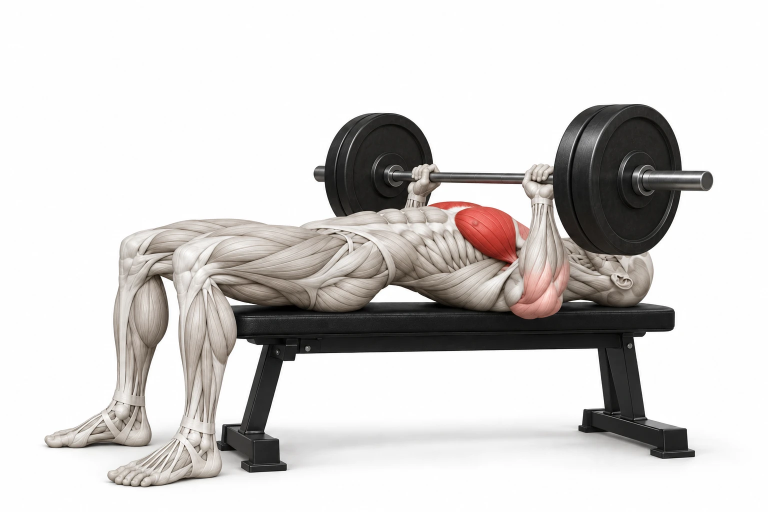
#> input picture tools/exercise-animation/exercises/bench_press/A.webp, 1536 x 1024 px, found by its file name (shown at 1/2 size)
$ python rig_helper.py diff A.webp B.webp out.png
#> lines starting #> are read from the running program, lines starting #| are printed output that depends on the picture; after the words box and inside, x2 and y2 are one past the last pixel; in counts of white or black regions, pixels touching at a corner belong together
#!/usr/bin/env python3
"""Small helpers to write a rig JSON for a new exercise.

  python rig_helper.py diff A.webp B.webp out.png
      Shows what moves between the two images (white = different).

  python rig_helper.py grid IMAGE x0 y0 x1 y1 out.png [--step 10] [--zoom 3]
      Zoomed crop with a labelled pixel grid, to read joint positions and
      polygon corners (red lines every 100 px).

  python animate.py RIG --out DIR/name --debug --no-video
      Then check DIR/name_debug/rig_overlay_A.png / _B.png (polygons, joints,
      keypoints drawn on the images) and static_plate.png.
"""
import argparse

import cv2
import numpy as np


def grid(im, x0, y0, x1, y1, step):
    c = im[y0:y1, x0:x1].copy()
    for x in range((x0 // step + 1) * step, x1, step):
        cv2.line(c, (x - x0, 0), (x - x0, y1 - y0), (0, 0, 255) if x % 100 == 0 else (255, 180, 180), 1)
    for y in range((y0 // step + 1) * step, y1, step):
        cv2.line(c, (0, y - y0), (x1 - x0, y - y0), (0, 0, 255) if y % 100 == 0 else (255, 180, 180), 1)
    for x in range((x0 // 100 + 1) * 100, x1, 100):
        cv2.putText(c, str(x), (x - x0 + 2, 12), 0, 0.4, (0, 0, 200), 1)
    for y in range((y0 // 100 + 1) * 100, y1, 100):
        cv2.putText(c, str(y), (2, y - y0 - 2), 0, 0.4, (0, 0, 200), 1)
    return c


def main():
    ap = argparse.ArgumentParser(description=__doc__, formatter_class=argparse.RawDescriptionHelpFormatter)
    sub = ap.add_subparsers(dest="cmd", required=True)
    d = sub.add_parser("diff")
    d.add_argument("a"); d.add_argument("b"); d.add_argument("out")
    g = sub.add_parser("grid")
    g.add_argument("image"); g.add_argument("x0", type=int); g.add_argument("y0", type=int)
    g.add_argument("x1", type=int); g.add_argument("y1", type=int); g.add_argument("out")
    g.add_argument("--step", type=int, default=10); g.add_argument("--zoom", type=float, default=3)
    a = ap.parse_args()
    if a.cmd == "diff":
        A = cv2.imread(a.a).astype(np.int16)
        B = cv2.imread(a.b).astype(np.int16)
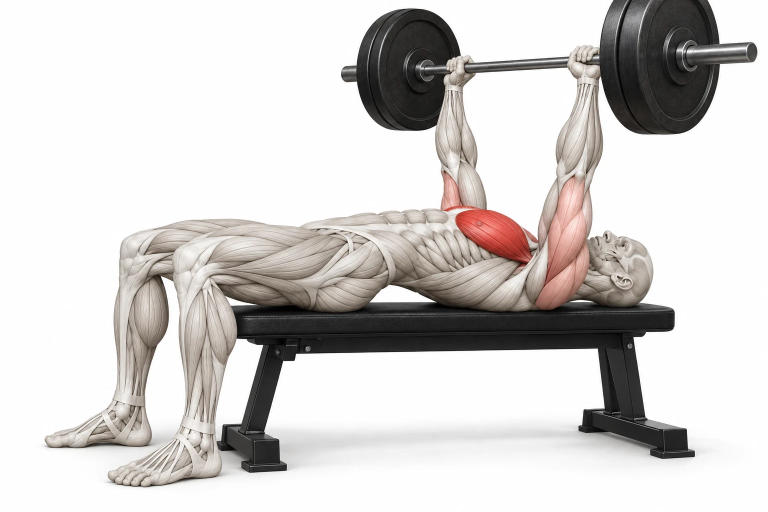
#> input picture tools/exercise-animation/exercises/bench_press/B.webp, 1536 x 1024 px, found by its file name (shown at 1/2 size)
        m = (np.abs(cv2.GaussianBlur(A, (5, 5), 0) - cv2.GaussianBlur(B, (5, 5), 0)).max(2) > 30).astype(np.uint8) * 255
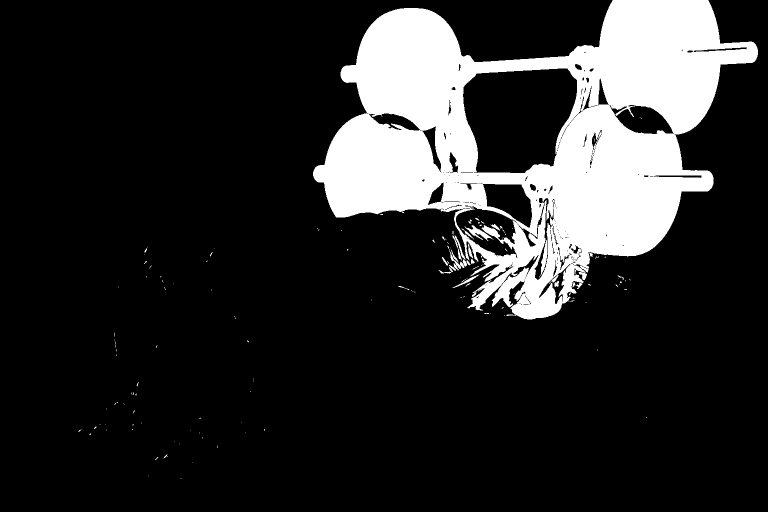
#> m: shape (1024, 1536) (shown at 1/2 size); 16.7% white; 155 white regions (132 under 20 px), largest, box (x1, y1, x2, y2) and area: (626, 0, 1516, 639) 259560, (929, 450, 987, 482) 524, (895, 491, 934, 541) 427
        cv2.imwrite(a.out, m)
    else:
        im = cv2.imread(a.image)
        c = grid(im, a.x0, a.y0, a.x1, a.y1, a.step)
        cv2.imwrite(a.out, cv2.resize(c, None, fx=a.zoom, fy=a.zoom, interpolation=cv2.INTER_CUBIC))


if __name__ == "__main__":
    main()
